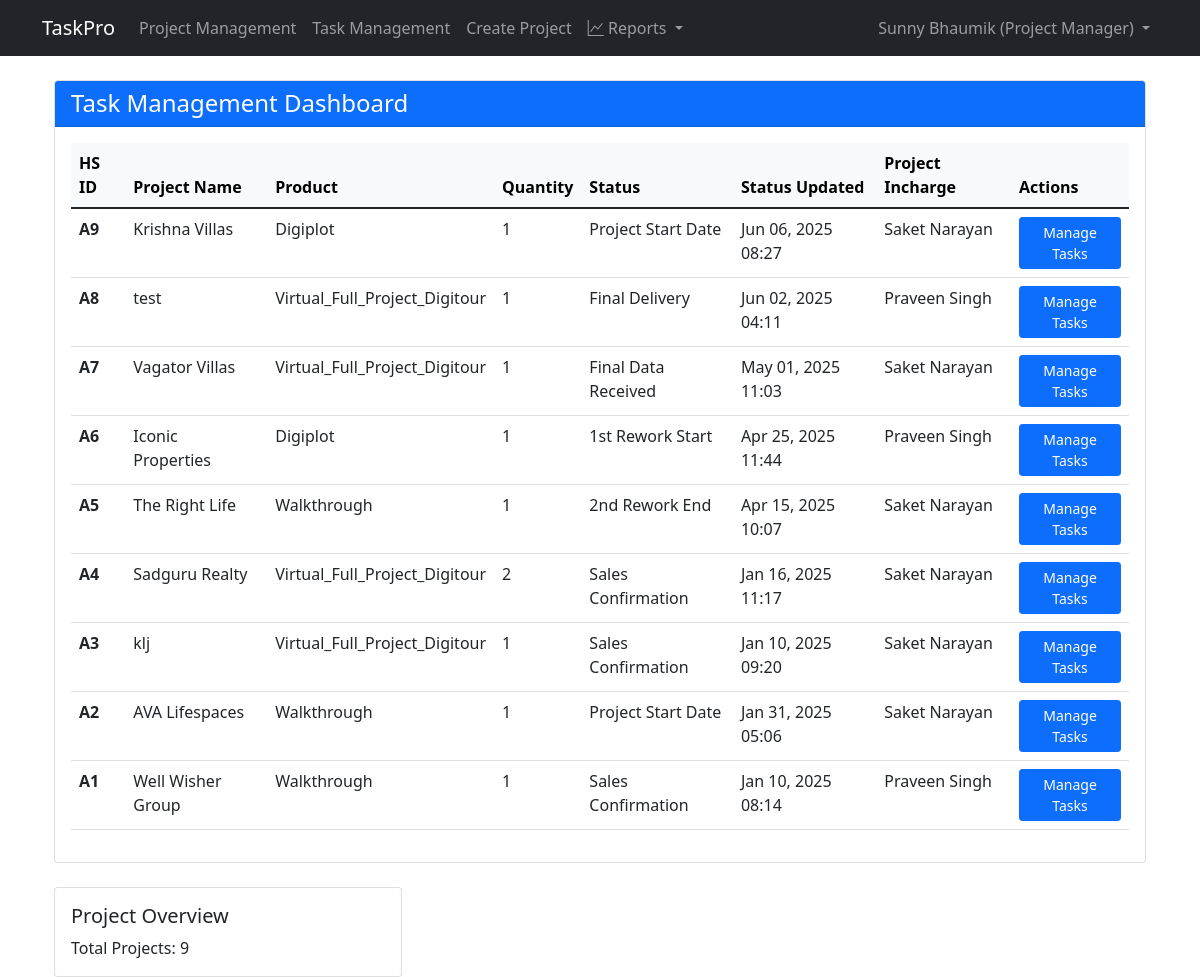
The app's page /projects/tasks/dashboard/ (signed in), older data.
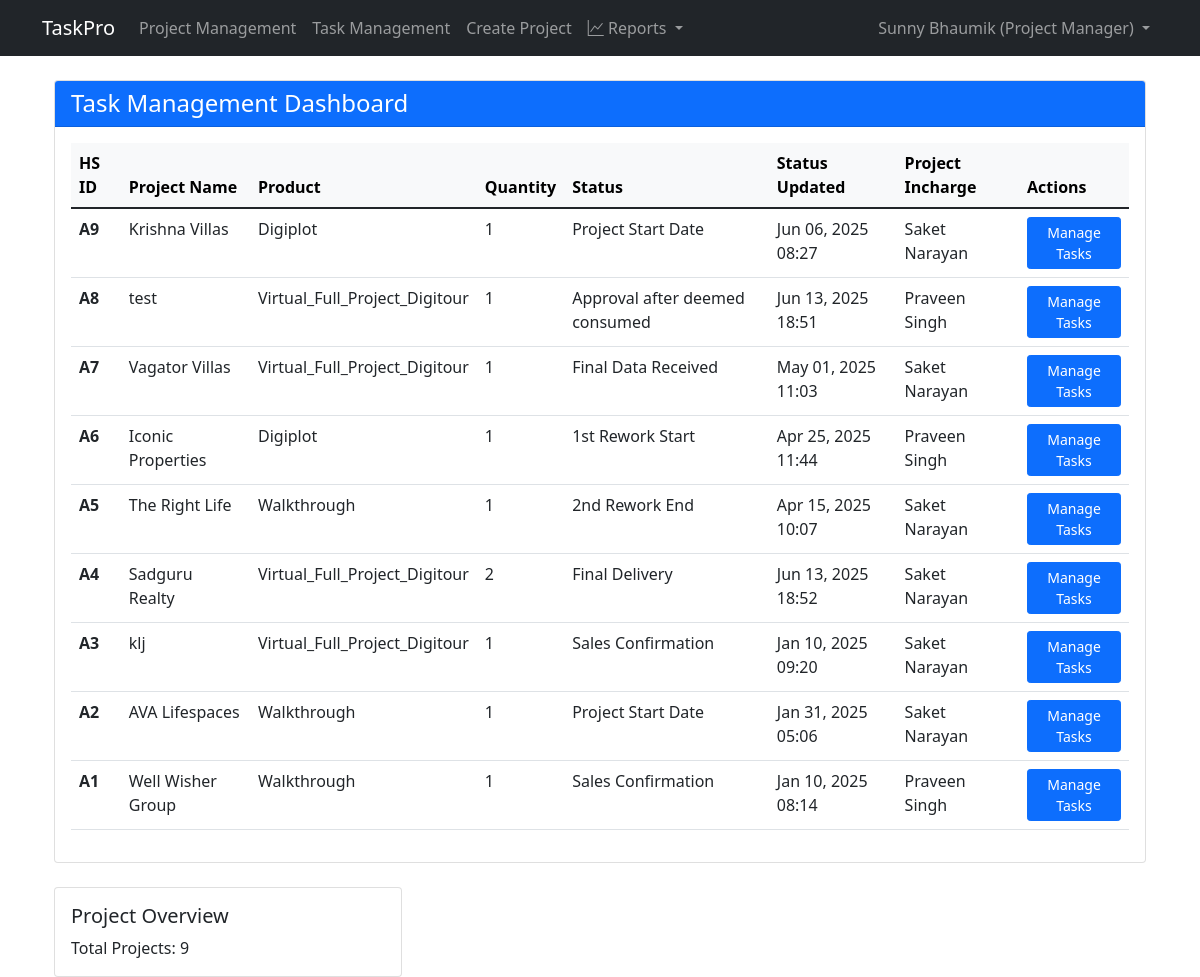
The same page, newer data.
### projects/models.py (models this page shows, shortened)
class Project(models.Model):
    id = models.UUIDField(
        primary_key=True,
        default=uuid.uuid4,
        editable=False
    )
    hs_id = models.CharField(
        max_length=10,
        unique=True,
        editable=False,
        help_text="Human-readable unique identifier (e.g., A1, A2, B1, etc.)"
    )
    opportunity_id = models.CharField(
        max_length=100,
        unique=False,
        help_text="Business opportunity identifier"
    )
    project_type = models.CharField(
        max_length=100,
        blank=True,
        null=True,
        help_text="Type of project (optional)"
    )
    project_name = models.CharField(
        max_length=255,
        help_text="Name of the project"
    )
    builder_name = models.CharField(
        max_length=255,
        help_text="Name of the builder/client"
    )
    city = models.ForeignKey(
        City,
        on_delete=models.PROTECT,
        related_name='projects',
        help_text="City where this project is located"
    )
    product = models.ForeignKey(
        Product,
        on_delete=models.PROTECT,
        related_name='projects',
        help_text="The product being delivered in this project"
    )
    product_subcategory = models.ForeignKey(
        ProductSubcategory,
        on_delete=models.PROTECT,
        related_name='projects',
        null=True,
        blank=True,
        help_text="Optional subcategory classification for this project"
    )
    package_id = models.CharField(
        max_length=100,
        blank=True,
        null=True,
        help_text="Optional package identifier"
    )
    quantity = models.PositiveIntegerField(
        help_text="Quantity of products for this project"
    )
    purchase_date = models.DateField(
        help_text="Date when the project was purchased"
    )
    sales_confirmation_date = models.DateField(
        help_text="Date when sales confirmation was received"
    )
    expected_tat = models.PositiveIntegerField(
        validators=[MinValueValidator(1)],
        help_text="Expected turnaround time in days (defaults to product TAT but can be overridden)"
    )
    account_manager = models.CharField(
        max_length=255,
        help_text="Name of the account manager responsible for this project"
    )
    dpm = models.ForeignKey(
        User,
        on_delete=models.PROTECT,
        related_name='dpm_projects',
        help_text="The Digital Project Manager assigned to this project"
    )
    current_status = models.ForeignKey(
        ProjectStatusOption,
        on_delete=models.PROTECT,
        related_name='projects',
        help_text="Current status of the project"
    )
    project_incharge = models.ForeignKey(
        'accounts.User',
        on_delete=models.PROTECT,
        related_name='incharge_projects',
        null=True,
        blank=True,
        help_text="Team member assigned as project incharge"
    )
    expected_completion_date = models.DateField(
        null=True,
        blank=True,
        help_text="Expected date of project completion"
    )
    delivery_performance_rating = models.DecimalField(
        max_digits=2,
        decimal_places=1,
        null=True,
        blank=True,
        validators=[
            MinValueValidator(1),
            MaxValueValidator(5)
        ],
        help_text="Delivery performance rating (1-5)"
    )
    created_at = models.DateTimeField(auto_now_add=True)
    updated_at = models.DateTimeField(auto_now=True)
    class Meta:
        ordering = ['-created_at']
        verbose_name = 'Project'
        verbose_name_plural = 'Projects'
        indexes = [
            models.Index(fields=['opportunity_id']),
        ]

class Product(models.Model):
    id = models.UUIDField(
        primary_key=True,
        default=uuid.uuid4,
        editable=False
    )
    name = models.CharField(
        max_length=255,
        unique=True,
        help_text="Name of the product"
    )
    expected_tat = models.PositiveIntegerField(
        validators=[MinValueValidator(1)],
        help_text="Default expected turnaround time in days for this product"
    )
    is_active = models.BooleanField(
        default=True,
        help_text="Whether this product is available for new projects"
    )
    created_at = models.DateTimeField(auto_now_add=True)
    updated_at = models.DateTimeField(auto_now=True)
    class Meta:
        ordering = ['name']
        verbose_name = 'Product'
        verbose_name_plural = 'Products'

### accounts/models.py (models this page shows, shortened)
class User(AbstractUser):
    id = models.UUIDField(primary_key=True, default=uuid.uuid4, editable=False)
    ROLES = (
        ('DPM', 'Project Manager'),
        ('TEAM_MEMBER', 'Team Member'),
    )
    role = models.CharField(max_length=20, choices=ROLES)
    created_at = models.DateTimeField(auto_now_add=True)
    updated_at = models.DateTimeField(auto_now=True)
    groups = models.ManyToManyField(
        'auth.Group',
        related_name='custom_user_set',
        blank=True,
        verbose_name='groups',
        help_text='The groups this user belongs to.',
    )
    user_permissions = models.ManyToManyField(
        'auth.Permission',
        related_name='custom_user_set',
        blank=True,
        verbose_name='user permissions',
        help_text='Specific permissions for this user.',
    )

### projects/views.py (the view)
# urls.py: path('tasks/dashboard/', views.dpm_task_dashboard, name='dpm_task_dashboard'),
@login_required
def dpm_task_dashboard(request):
    if request.user.role != 'DPM':
        messages.error(request, "Access denied. This page is only for Project Managers.")
        return redirect('home')
    success, result = ProjectService.get_dpm_projects_for_task_management(request.user)
    if not success:
        messages.error(request, result)
        return redirect('home')
    projects = result
    context = {
        'projects': projects,
        'title': 'Task Management Dashboard'
    }
    return render(request, 'projects/dpm_task_dashboard.html', context)

### projects/templates/projects/dpm_task_dashboard.html (shortened to what the changed rows need)
{% extends "base.html" %}
{% block content %}
<div class="container-fluid">
    <div class="row">
        <div class="col">
            <div class="card">
                <div class="card-body">
                    {% if projects %}
                        <div class="table-responsive">
                            <table class="table table-hover">
                                <thead class="table-light">
                                    <tr>
                                        <th>HS ID</th>
                                        <th>Project Name</th>
                                        <th>Product</th>
                                        <th>Quantity</th>
                                        <th>Status</th>
                                        <th>Status Updated</th>
                                        <th>Project Incharge</th>
                                        <th>Actions</th>
                                    </tr>
                                </thead>
                                <tbody>
                                    {% for project in projects %}
                                    <tr>
                                        <td>
                                            <strong>{{ project.hs_id }}</strong>
                                        </td>
                                        <td>{{ project.project_name }}</td>
                                        <td>{{ project.product.name }}</td>
                                        <td>{{ project.quantity }}</td>
                                        <td>
                                            {% if project.latest_status_name %}
                                                {{ project.latest_status_name }}
                                            {% else %}
                                                <span class="text-muted">No status</span>
                                            {% endif %}
                                        </td>
                                        <td>
                                            {% if project.latest_status_date %}
                                                {{ project.latest_status_date|date:"M d, Y H:i" }}
                                            {% else %}
                                                <span class="text-muted">-</span>
                                            {% endif %}
                                        </td>
                                        <td>
                                            {% if project.project_incharge %}
                                                {{ project.project_incharge.get_full_name }}
                                            {% else %}
                                                <span class="text-muted">Not assigned</span>
                                            {% endif %}
                                        </td>
                                        <td>
                                            <a href="{% url 'projects:project_management' project.id %}"
                                               class="btn btn-primary btn-sm">
                                                Manage Tasks
                                            </a>
                                        </td>
                                    </tr>
                                    {% endfor %}
                                </tbody>
                            </table>
                        </div>
                    {% else %}
                        <div class="text-center py-4">
                            <p class="text-muted mb-0">No projects found.</p>
                        </div>
                    {% endif %}
                </div>
            </div>
        </div>
    </div>
</div>
{% endblock %}

Row changes from the older to the newer data that the page shows:
changed Project "test": latest_status_name "Final Delivery" → "Approval after deemed consumed"; latest_status_date "Jun 02, 2025 04:11" → "Jun 13, 2025 18:51"
changed Project "Sadguru Realty": latest_status_name "Sales Confirmation" → "Final Delivery"; latest_status_date "Jan 16, 2025 11:17" → "Jun 13, 2025 18:52"
